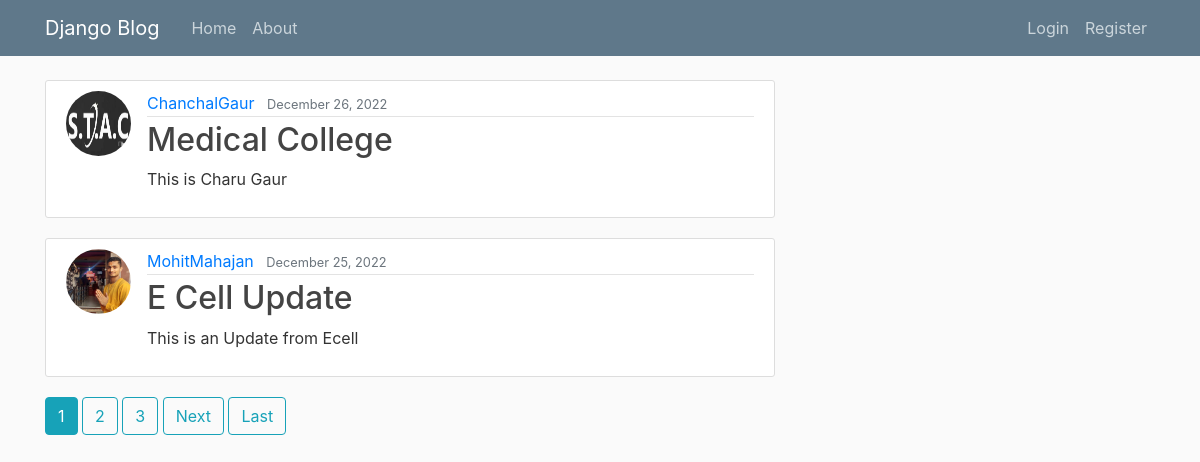
Screenshot of /blog/ with the database file from the repository.
### blog/models.py (models this page shows, shortened)
class Post(models.Model):
    title=models.CharField(max_length=100)
    content=models.TextField()
    date_posted=models.DateTimeField(default=timezone.now)
    author=models.ForeignKey(User,on_delete=models.CASCADE)

### users/models.py (models this page shows, shortened)
class Profile(models.Model):
    user = models.OneToOneField(User, on_delete=models.CASCADE)
    image = models.ImageField(default='default.jpg', upload_to='profile_pics')

### blog/views.py (the view)
# urls.py: path('',PostListView.as_view(),name='blog-home'),
class PostListView(ListView):
    model = Post
    template_name = 'blog/home.html'  # <app>/<model>_<viewtype>.html
    context_object_name = 'posts'
    ordering = ['-date_posted']
    paginate_by = 2

### blog/templates/blog/home.html (shortened to what this page needs)
{% extends "blog/base.html" %}
{% block content %}
    {% for post in posts %}
        <article class="media content-section">
          <img class="rounded-circle article-img" src="{{ post.author.profile.image.url }}">
          <div class="media-body">
            <div class="article-metadata">
              <a class="mr-2" href="{% url 'user-posts' post.author.username %}">{{ post.author }}</a>
              <small class="text-muted">{{ post.date_posted|date:"F d, Y" }}</small>
            </div>
            <h2><a class="article-title" href="{% url 'post-detail' post.id %}">{{ post.title }}</a></h2>
            <p class="article-content">{{ post.content }}</p>
          </div>
        </article>
    {% endfor %}
    {% if is_paginated %}
      {% for num in page_obj.paginator.page_range %}
        {% if page_obj.number == num %}
          <a class="btn btn-info mb-4" href="?page={{ num }}">{{ num }}</a>
        {% elif num > page_obj.number|add:'-3' and num < page_obj.number|add:'3' %}
          <a class="btn btn-outline-info mb-4" href="?page={{ num }}">{{ num }}</a>
        {% endif %}
      {% endfor %}
      {% if page_obj.has_next %}
        <a class="btn btn-outline-info mb-4" href="?page={{ page_obj.next_page_number }}">Next</a>
        <a class="btn btn-outline-info mb-4" href="?page={{ page_obj.paginator.num_pages }}">Last</a>
      {% endif %}
    {% endif %}
{% endblock content %}

### blog/templates/blog/base.html (shortened to what this page needs)
{% load static %}
<!DOCTYPE html>
<html>
<head>
    <link href="https://cdn.jsdelivr.net/npm/bootstrap@5.0.2/dist/css/bootstrap.min.css" rel="stylesheet">
    <link rel="stylesheet" href="https://maxcdn.bootstrapcdn.com/bootstrap/4.0.0/css/bootstrap.min.css">
    <link rel="stylesheet" type="text/css" href="{% static 'blog/main.css' %}">
</head>
<body>
    <header class="site-header">
      <nav class="navbar navbar-expand-md navbar-dark bg-steel fixed-top">
        <div class="container">
          <a class="navbar-brand mr-4" href="{% url 'blog-home' %}">Django Blog</a>
          <div class="collapse navbar-collapse" id="navbarToggle">
            <div class="navbar-nav mr-auto">
              <a class="nav-item nav-link" href="{% url 'blog-home' %}">Home</a>
              <a class="nav-item nav-link" href="{% url 'blog-about' %}">About</a>
            </div>
            <div class="navbar-nav">
              {% if user.is_authenticated %}
                <a class="nav-item nav-link" href="{% url 'post-create' %}">New Post</a>
                <a class="nav-item nav-link" href="{% url 'profile' %}">Profile</a>
                <a class="nav-item nav-link" href="{% url 'logout' %}">Logout</a>
              {% else %}
                <a class="nav-item nav-link" href="{% url 'login' %}">Login</a>
                <a class="nav-item nav-link" href="{% url 'register' %}">Register</a>
              {% endif %}
            </div>
          </div>
        </div>
      </nav>
    </header>
    <main role="main" class="container">
      <div class="row">
        <div class="col-md-8">
          {% block content %}{% endblock %}
        </div>
      </div>
    </main>
</body>
</html>

### blog/static/blog/main.css (style rules this page uses)
body { background: #fafafa; color: #333333; margin-top: 5rem; }
h1, h2, h3, h4, h5, h6 { color: #444444; }
.bg-steel { background-color: #5f788a; }
.site-header .navbar-nav .nav-link { color: #cbd5db; }
.content-section { background: #ffffff; padding: 10px 20px; border: 1px solid #dddddd; border-radius: 3px; margin-bottom: 20px; }
.article-title { color: #444444; }
.article-content { white-space: pre-line; }
.article-img { height: 65px; width: 65px; margin-right: 16px; }
.article-metadata { padding-bottom: 1px; margin-bottom: 4px; border-bottom: 1px solid #e3e3e3 }

### rows the page displays
Post: author.profile.image (picture), author "ChanchalGaur", date_posted "December 26, 2022", title "Medical College", content "This is Charu Gaur"
Post: author.profile.image (picture), author "MohitMahajan", date_posted "December 25, 2022", title "E Cell Update", content "This is an Update from Ecell"

### other values shown
{{ num }} "1"
{{ num }} "2" "3"
